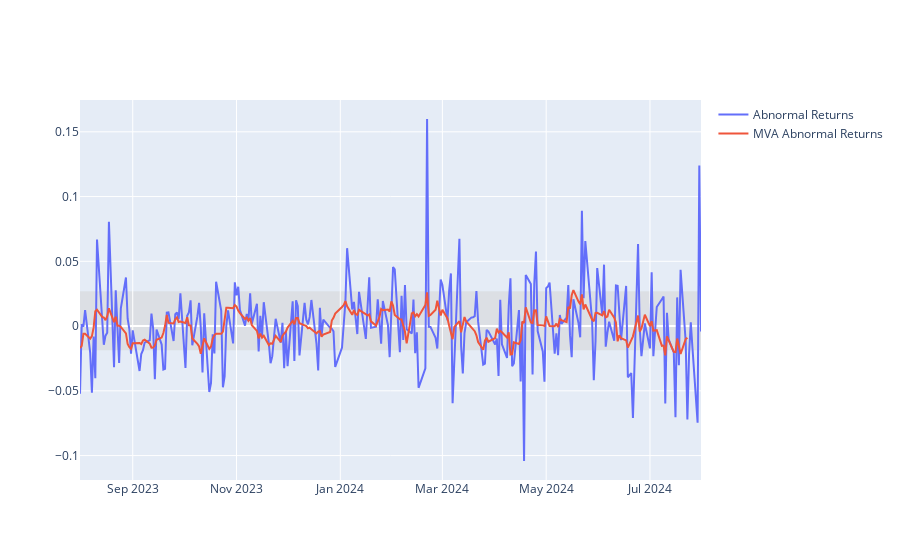

Source (notebook cell):
### Code cell
fig = go.Figure()
fig.add_trace(go.Scatter(x=nvidia_df.index, y=nvidia_abnormal_returns, mode="lines", name="Abnormal Returns"))
fig.add_trace(go.Scatter(x=nvidia_df.index, y=nvidia_MVA_abnormal_returns, mode="lines", name="MVA Abnormal Returns"))
fig.add_hrect(y0=nvidia_avg_returns-1.96*nvidia_abnormal_returns_std, y1=nvidia_avg_returns+1.96*nvidia_abnormal_returns_std, fillcolor="lightgrey", opacity=0.5, layer="below", line_width=0)

### Figure 1 — Plotly figure (JSON) as saved in the notebook; plotly's stock layout.template omitted (floating-point values rounded to 4 significant figures; data arrays with more than 128 entries replaced by an {"elided": "..."} marker saying what was removed)
{"data": [{"mode": "lines", "name": "Abnormal Returns", "type": "scatter", "x": {"elided": "252 str values"}, "y": {"elided": "252 float values"}}, {"mode": "lines", "name": "MVA Abnormal Returns", "type": "scatter", "x": {"elided": "252 str values"}, "y": {"elided": "246 float values"}}], "layout": {"shapes": [{"fillcolor": "lightgrey", "layer": "below", "line": {"width": 0}, "opacity": 0.5, "type": "rect", "x0": 0, "x1": 1, "xref": "x domain", "y0": -0.0186, "y1": 0.02686, "yref": "y"}]}}
